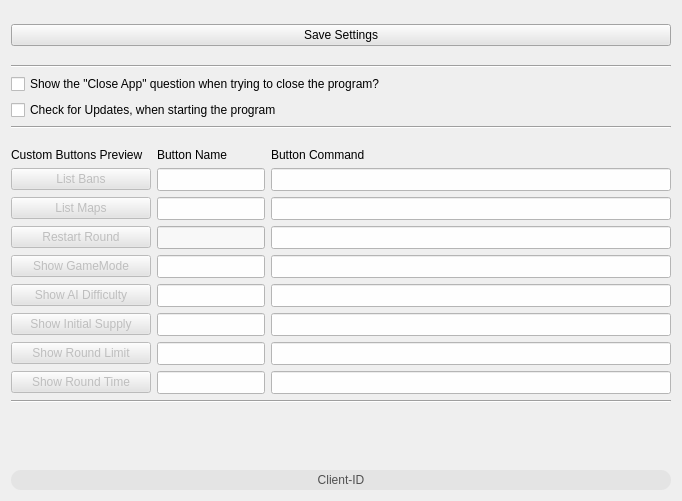
     <widget class="QWidget" name="Tab_Configure">
      <attribute name="title">
       <string>Configure</string>
      </attribute>
      <layout class="QVBoxLayout" name="verticalLayout_17">
       <item>
        <layout class="QVBoxLayout" name="verticalLayout_16">
         <item>
          <spacer name="verticalSpacer_7">
           <property name="orientation">
            <enum>Qt::Vertical</enum>
           </property>
           <property name="sizeType">
            <enum>QSizePolicy::Minimum</enum>
           </property>
           <property name="sizeHint" stdset="0">
            <size>
             <width>20</width>
             <height>13</height>
            </size>
           </property>
          </spacer>
         </item>
         <item>
          <widget class="QPushButton" name="btn_save_settings">
           <property name="toolTip">
            <string>Save Settings</string>
           </property>
           <property name="statusTip">
            <string>Save Settings</string>
           </property>
           <property name="styleSheet">
            <string notr="true">background-color:rgb(228, 228, 228)
</string>
           </property>
           <property name="text">
            <string>Save Settings</string>
           </property>
          </widget>
         </item>
         <item>
          <spacer name="verticalSpacer_6">
           <property name="orientation">
            <enum>Qt::Vertical</enum>
           </property>
           <property name="sizeType">
            <enum>QSizePolicy::Minimum</enum>
           </property>
           <property name="sizeHint" stdset="0">
            <size>
             <width>20</width>
             <height>13</height>
            </size>
           </property>
          </spacer>
         </item>
         <item>
          <widget class="Line" name="line_4">
           <property name="orientation">
            <enum>Qt::Horizontal</enum>
           </property>
          </widget>
         </item>
         <item>
          <layout class="QHBoxLayout" name="horizontalLayout_11"/>
         </item>
         <item>
          <widget class="QCheckBox" name="chkbox_close_question">
           <property name="text">
            <string>Show the &quot;Close App&quot; question when trying to close the program?</string>
           </property>
          </widget>
         </item>
         <item>
          <widget class="QCheckBox" name="chkbox_chec_updates">
           <property name="text">
            <string>Check for Updates, when starting the program</string>
           </property>
          </widget>
         </item>
         <item>
          <layout class="QHBoxLayout" name="horizontalLayout_30"/>
         </item>
         <item>
          <widget class="Line" name="line_5">
           <property name="orientation">
            <enum>Qt::Horizontal</enum>
           </property>
          </widget>
         </item>
         <item>
          <spacer name="verticalSpacer_5">
           <property name="orientation">
            <enum>Qt::Vertical</enum>
           </property>
           <property name="sizeType">
            <enum>QSizePolicy::Minimum</enum>
           </property>
           <property name="sizeHint" stdset="0">
            <size>
             <width>20</width>
             <height>13</height>
            </size>
           </property>
          </spacer>
         </item>
         <item>
          <layout class="QVBoxLayout" name="verticalLayout_15">
           <item>
            <layout class="QHBoxLayout" name="horizontalLayout_27">
             <item>
              <widget class="QLabel" name="label_button_name_13">
               <property name="minimumSize">
                <size>
                 <width>140</width>
                 <height>0</height>
                </size>
               </property>
               <property name="styleSheet">
                <string notr="true"/>
               </property>
               <property name="frameShape">
                <enum>QFrame::NoFrame</enum>
               </property>
               <property name="text">
                <string>Custom Buttons Preview</string>
               </property>
              </widget>
             </item>
             <item>
              <widget class="QLabel" name="label_button_name_12">
               <property name="minimumSize">
                <size>
                 <width>100</width>
                 <height>0</height>
                </size>
               </property>
               <property name="styleSheet">
                <string notr="true"/>
               </property>
               <property name="frameShape">
                <enum>QFrame::NoFrame</enum>
               </property>
               <property name="text">
                <string>Button Name</string>
               </property>
              </widget>
             </item>
             <item>
              <widget class="QLabel" name="label_command_button_12">
               <property name="minimumSize">
                <size>
                 <width>400</width>
                 <height>0</height>
                </size>
               </property>
               <property name="styleSheet">
                <string notr="true"/>
               </property>
               <property name="frameShape">
                <enum>QFrame::NoFrame</enum>
               </property>
               <property name="text">
                <string>Button Command</string>
               </property>
              </widget>
             </item>
            </layout>
           </item>
           <item>
            <layout class="QHBoxLayout" name="horizontalLayout_12"/>
           </item>
           <item>
            <layout class="QHBoxLayout" name="horizontalLayout_13">
             <item>
              <widget class="QPushButton" name="btn_main_drcon_listbans_definition">
               <property name="enabled">
                <bool>false</bool>
               </property>
               <property name="minimumSize">
                <size>
                 <width>140</width>
                 <height>0</height>
                </size>
               </property>
               <property name="maximumSize">
                <size>
                 <width>140</width>
                 <height>16777215</height>
                </size>
               </property>
               <property name="toolTip">
                <string>Custom Button 2</string>
               </property>
               <property name="statusTip">
                <string/>
               </property>
               <property name="styleSheet">
                <string notr="true">background-color:rgb(228, 228, 228)
</string>
               </property>
               <property name="text">
                <string>List Bans</string>
               </property>
              </widget>
             </item>
             <item>
              <widget class="QLineEdit" name="label_button_name_2">
               <property name="minimumSize">
                <size>
                 <width>100</width>
                 <height>23</height>
                </size>
               </property>
               <property name="styleSheet">
                <string notr="true">background-color:rgb(254, 254, 254);</string>
               </property>
              </widget>
             </item>
             <item>
              <widget class="QLineEdit" name="label_command_button_2">
               <property name="minimumSize">
                <size>
                 <width>400</width>
                 <height>23</height>
                </size>
               </property>
               <property name="styleSheet">
                <string notr="true">background-color:rgb(254, 254, 254);</string>
               </property>
              </widget>
             </item>
            </layout>
           </item>
           <item>
            <layout class="QHBoxLayout" name="horizontalLayout_14">
             <item>
              <widget class="QPushButton" name="btn_main_drcon_listmaps_definition">
               <property name="enabled">
                <bool>false</bool>
               </property>
               <property name="minimumSize">
                <size>
                 <width>140</width>
                 <height>0</height>
                </size>
               </property>
               <property name="maximumSize">
                <size>
                 <width>140</width>
                 <height>16777215</height>
                </size>
               </property>
               <property name="toolTip">
                <string>Custom Button 3</string>
               </property>
               <property name="statusTip">
                <string/>
               </property>
               <property name="styleSheet">
                <string notr="true">background-color:rgb(228, 228, 228)
</string>
               </property>
               <property name="text">
                <string>List Maps</string>
               </property>
              </widget>
             </item>
             <item>
              <widget class="QLineEdit" name="label_button_name_3">
               <property name="minimumSize">
                <size>
                 <width>100</width>
                 <height>23</height>
                </size>
               </property>
               <property name="styleSheet">
                <string notr="true">background-color:rgb(254, 254, 254);</string>
               </property>
              </widget>
             </item>
             <item>
              <widget class="QLineEdit" name="label_command_button_3">
               <property name="minimumSize">
                <size>
                 <width>400</width>
                 <height>23</height>
                </size>
               </property>
               <property name="styleSheet">
                <string notr="true">background-color:rgb(254, 254, 254);</string>
               </property>
              </widget>
             </item>
            </layout>
           </item>
           <item>
            <layout class="QHBoxLayout" name="horizontalLayout_19"/>
           </item>
           <item>
            <layout class="QHBoxLayout" name="horizontalLayout_20">
             <item>
              <widget class="QPushButton" name="btn_main_drcon_restartround_definition">
               <property name="enabled">
                <bool>false</bool>
               </property>
               <property name="minimumSize">
                <size>
                 <width>140</width>
                 <height>0</height>
                </size>
               </property>
               <property name="maximumSize">
                <size>
                 <width>140</width>
                 <height>16777215</height>
                </size>
               </property>
               <property name="toolTip">
                <string>Custom Button 5</string>
               </property>
               <property name="statusTip">
                <string/>
               </property>
               <property name="styleSheet">
                <string notr="true">background-color:rgb(228, 228, 228)
</string>
               </property>
               <property name="text">
                <string>Restart Round</string>
               </property>
              </widget>
             </item>
             <item>
              <widget class="QLineEdit" name="label_button_name_5">
               <property name="minimumSize">
                <size>
                 <width>100</width>
                 <height>23</height>
                </size>
               </property>
               <property name="styleSheet">
                <string notr="true">background-color:rgb(248, 248, 248);</string>
               </property>
              </widget>
             </item>
             <item>
              <widget class="QLineEdit" name="label_command_button_5">
               <property name="minimumSize">
                <size>
                 <width>400</width>
                 <height>23</height>
                </size>
               </property>
               <property name="styleSheet">
                <string notr="true">background-color:rgb(254, 254, 254);</string>
               </property>
              </widget>
             </item>
            </layout>
           </item>
           <item>
            <layout class="QHBoxLayout" name="horizontalLayout_21">
             <item>
              <widget class="QPushButton" name="btn_main_drcon_showgamemode_definition">
               <property name="enabled">
                <bool>false</bool>
               </property>
               <property name="minimumSize">
                <size>
                 <width>140</width>
                 <height>0</height>
                </size>
               </property>
               <property name="maximumSize">
                <size>
                 <width>140</width>
                 <height>16777215</height>
                </size>
               </property>
               <property name="toolTip">
                <string>Custom Button 6</string>
               </property>
               <property name="statusTip">
                <string/>
               </property>
               <property name="styleSheet">
                <string notr="true">background-color:rgb(228, 228, 228)
</string>
               </property>
               <property name="text">
                <string>Show GameMode</string>
               </property>
              </widget>
             </item>
             <item>
              <widget class="QLineEdit" name="label_button_name_6">
               <property name="minimumSize">
                <size>
                 <width>100</width>
                 <height>23</height>
                </size>
               </property>
               <property name="styleSheet">
                <string notr="true">background-color:rgb(254, 254, 254);</string>
               </property>
              </widget>
             </item>
             <item>
              <widget class="QLineEdit" name="label_command_button_6">
               <property name="minimumSize">
                <size>
                 <width>400</width>
                 <height>23</height>
                </size>
               </property>
               <property name="styleSheet">
                <string notr="true">background-color:rgb(254, 254, 254);</string>
               </property>
              </widget>
             </item>
            </layout>
           </item>
           <item>
            <layout class="QHBoxLayout" name="horizontalLayout_22">
             <item>
              <widget class="QPushButton" name="btn_main_drcon_showaidiff_definition">
               <property name="enabled">
                <bool>false</bool>
               </property>
               <property name="minimumSize">
                <size>
                 <width>140</width>
                 <height>0</height>
                </size>
               </property>
               <property name="maximumSize">
                <size>
                 <width>140</width>
                 <height>16777215</height>
                </size>
               </property>
               <property name="toolTip">
                <string>Custom Button 7</string>
               </property>
               <property name="statusTip">
                <string/>
               </property>
               <property name="styleSheet">
                <string notr="true">background-color:rgb(228, 228, 228)
</string>
               </property>
               <property name="text">
                <string>Show AI Difficulty</string>
               </property>
              </widget>
             </item>
             <item>
              <widget class="QLineEdit" name="label_button_name_7">
               <property name="minimumSize">
                <size>
                 <width>100</width>
                 <height>23</height>
                </size>
               </property>
               <property name="styleSheet">
                <string notr="true">background-color:rgb(254, 254, 254);</string>
               </property>
              </widget>
             </item>
             <item>
              <widget class="QLineEdit" name="label_command_button_7">
               <property name="minimumSize">
                <size>
                 <width>400</width>
                 <height>23</height>
                </size>
               </property>
               <property name="styleSheet">
                <string notr="true">background-color:rgb(254, 254, 254);</string>
               </property>
              </widget>
             </item>
            </layout>
           </item>
           <item>
            <layout class="QHBoxLayout" name="horizontalLayout_23">
             <item>
              <widget class="QPushButton" name="btn_main_drcon_showsupply_definition">
               <property name="enabled">
                <bool>false</bool>
               </property>
               <property name="minimumSize">
                <size>
                 <width>140</width>
                 <height>0</height>
                </size>
               </property>
               <property name="maximumSize">
                <size>
                 <width>140</width>
                 <height>16777215</height>
                </size>
               </property>
               <property name="toolTip">
                <string>Custom Button 8</string>
               </property>
               <property name="statusTip">
                <string/>
               </property>
               <property name="styleSheet">
                <string notr="true">background-color:rgb(228, 228, 228)
</string>
               </property>
               <property name="text">
                <string>Show Initial Supply</string>
               </property>
              </widget>
             </item>
             <item>
              <widget class="QLineEdit" name="label_button_name_8">
               <property name="minimumSize">
                <size>
                 <width>100</width>
                 <height>23</height>
                </size>
               </property>
               <property name="styleSheet">
                <string notr="true">background-color:rgb(254, 254, 254);</string>
               </property>
              </widget>
             </item>
             <item>
              <widget class="QLineEdit" name="label_command_button_8">
               <property name="minimumSize">
                <size>
                 <width>400</width>
                 <height>23</height>
                </size>
               </property>
               <property name="styleSheet">
                <string notr="true">background-color:rgb(254, 254, 254);</string>
               </property>
              </widget>
             </item>
            </layout>
           </item>
           <item>
            <layout class="QHBoxLayout" name="horizontalLayout_24">
             <item>
              <widget class="QPushButton" name="btn_main_drcon_roundlimit_definition">
               <property name="enabled">
                <bool>false</bool>
               </property>
               <property name="minimumSize">
                <size>
                 <width>140</width>
                 <height>0</height>
                </size>
               </property>
               <property name="maximumSize">
                <size>
                 <width>140</width>
                 <height>16777215</height>
                </size>
               </property>
               <property name="toolTip">
                <string>Custom Button 9</string>
               </property>
               <property name="statusTip">
                <string/>
               </property>
               <property name="styleSheet">
                <string notr="true">background-color:rgb(228, 228, 228)
</string>
               </property>
               <property name="text">
                <string>Show Round Limit</string>
               </property>
              </widget>
             </item>
             <item>
              <widget class="QLineEdit" name="label_button_name_9">
               <property name="minimumSize">
                <size>
                 <width>100</width>
                 <height>23</height>
                </size>
               </property>
               <property name="styleSheet">
                <string notr="true">background-color:rgb(254, 254, 254);</string>
               </property>
              </widget>
             </item>
             <item>
              <widget class="QLineEdit" name="label_command_button_9">
               <property name="minimumSize">
                <size>
                 <width>400</width>
                 <height>23</height>
                </size>
               </property>
               <property name="styleSheet">
                <string notr="true">background-color:rgb(254, 254, 254);</string>
               </property>
              </widget>
             </item>
            </layout>
           </item>
           <item>
            <layout class="QHBoxLayout" name="horizontalLayout_25">
             <item>
              <widget class="QPushButton" name="btn_main_drcon_showroundtime_definition">
               <property name="enabled">
                <bool>false</bool>
               </property>
               <property name="minimumSize">
                <size>
                 <width>140</width>
                 <height>0</height>
                </size>
               </property>
               <property name="maximumSize">
                <size>
                 <width>140</width>
                 <height>16777215</height>
                </size>
               </property>
               <property name="toolTip">
                <string>Custom Button 10</string>
               </property>
               <property name="statusTip">
                <string/>
               </property>
               <property name="styleSheet">
                <string notr="true">background-color:rgb(228, 228, 228)
</string>
               </property>
               <property name="text">
                <string>Show Round Time</string>
               </property>
              </widget>
             </item>
             <item>
              <widget class="QLineEdit" name="label_button_name_10">
               <property name="minimumSize">
                <size>
                 <width>100</width>
                 <height>23</height>
                </size>
               </property>
               <property name="styleSheet">
                <string notr="true">background-color:rgb(254, 254, 254);</string>
               </property>
              </widget>
             </item>
             <item>
              <widget class="QLineEdit" name="label_command_button_10">
               <property name="minimumSize">
                <size>
                 <width>400</width>
                 <height>23</height>
                </size>
               </property>
               <property name="styleSheet">
                <string notr="true">background-color:rgb(254, 254, 254);</string>
               </property>
              </widget>
             </item>
            </layout>
           </item>
           <item>
            <layout class="QHBoxLayout" name="horizontalLayout_26"/>
           </item>
          </layout>
         </item>
        </layout>
       </item>
       <item>
        <widget class="Line" name="line">
         <property name="orientation">
          <enum>Qt::Horizontal</enum>
         </property>
        </widget>
       </item>
       <item>
        <spacer name="verticalSpacer_2">
         <property name="orientation">
          <enum>Qt::Vertical</enum>
         </property>
         <property name="sizeHint" stdset="0">
          <size>
           <width>20</width>
           <height>40</height>
          </size>
         </property>
        </spacer>
       </item>
       <item>
        <widget class="QLabel" name="label_saving_indicator">
         <property name="font">
          <font>
           <pointsize>10</pointsize>
           <weight>75</weight>
           <bold>true</bold>
          </font>
         </property>
         <property name="text">
          <string/>
         </property>
         <property name="alignment">
          <set>Qt::AlignCenter</set>
         </property>
        </widget>
       </item>
       <item>
        <widget class="QLabel" name="lbl_client_id">
         <property name="autoFillBackground">
          <bool>false</bool>
         </property>
         <property name="styleSheet">
          <string notr="true">background-color: rgb(228, 228, 228);
border-radius: 10px;
min-height: 20px;</string>
         </property>
         <property name="frameShape">
          <enum>QFrame::NoFrame</enum>
         </property>
         <property name="frameShadow">
          <enum>QFrame::Plain</enum>
         </property>
         <property name="text">
          <string>&lt;html&gt;&lt;head/&gt;&lt;body&gt;&lt;p&gt;&lt;span style=&quot; color:#505050;&quot;&gt;Client-ID&lt;/span&gt;&lt;/p&gt;&lt;/body&gt;&lt;/html&gt;</string>
         </property>
         <property name="scaledContents">
          <bool>false</bool>
         </property>
         <property name="alignment">
          <set>Qt::AlignCenter</set>
         </property>
         <property name="textInteractionFlags">
          <set>Qt::LinksAccessibleByMouse|Qt::TextSelectableByMouse</set>
         </property>
        </widget>
       </item>
      </layout>
     </widget>
